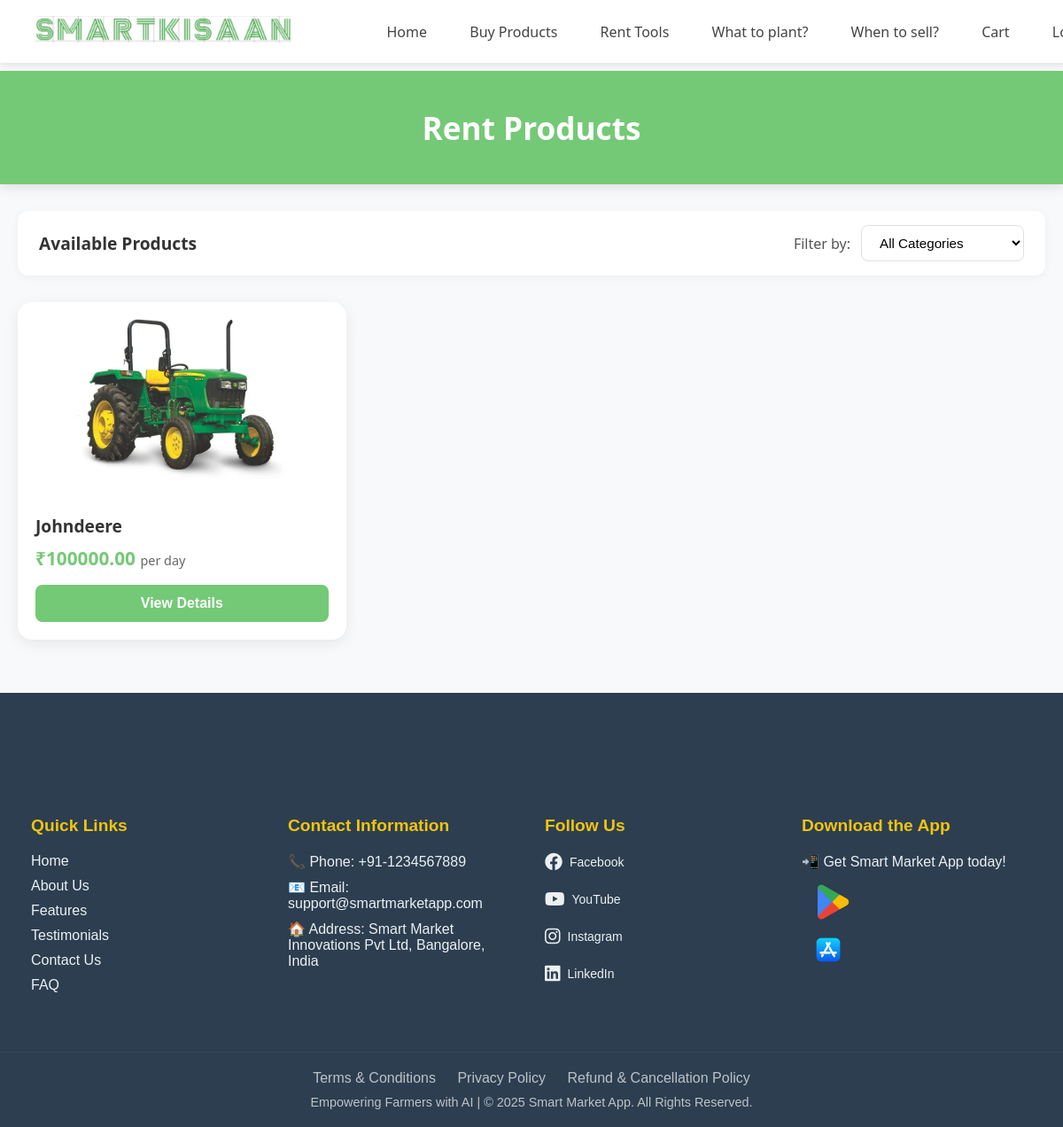
Before: /rent_in/ with the older database file.
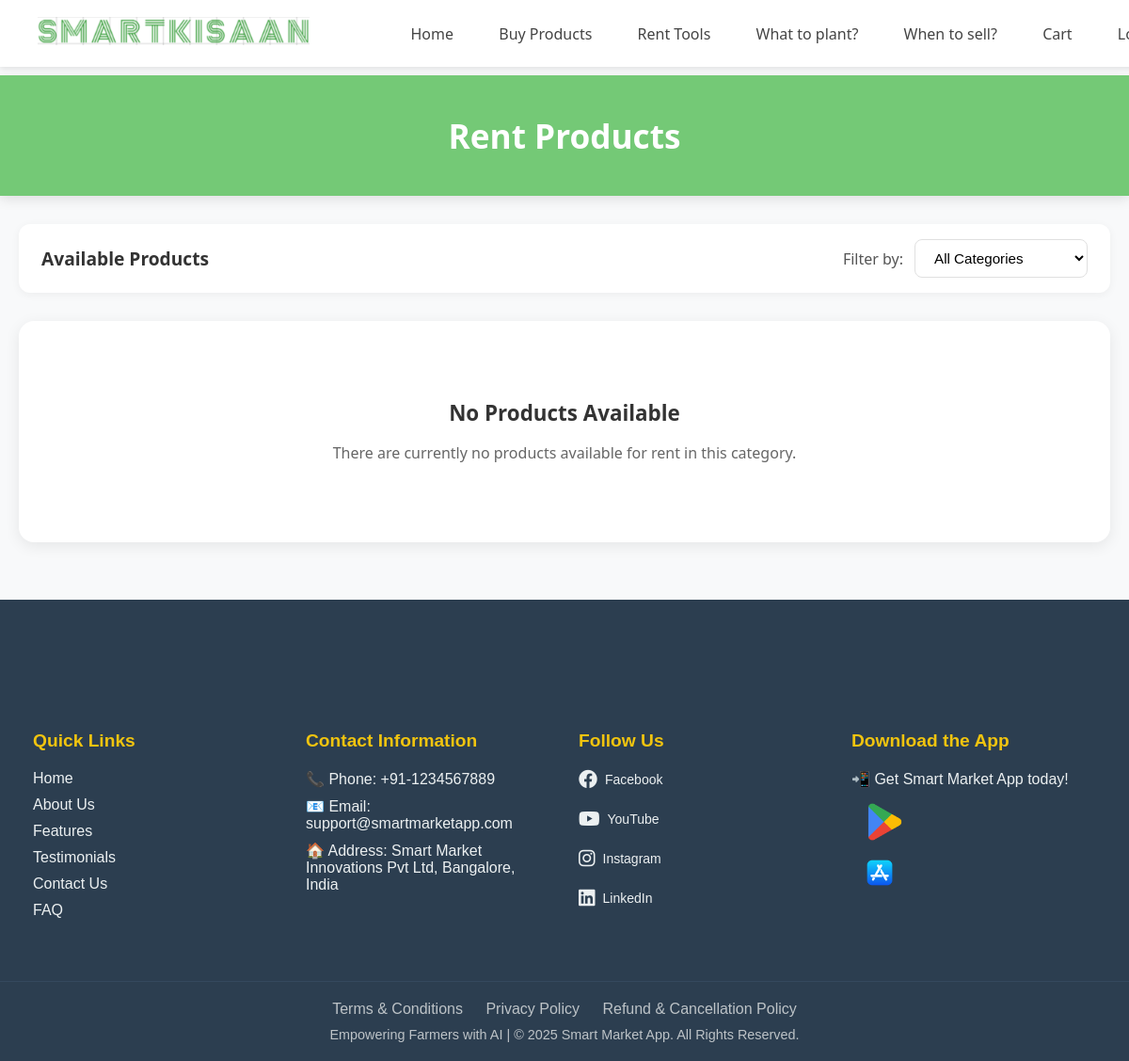
After: the same page with the newer database file.
### myapp/models.py (models this page shows, shortened)
class ProductForRent(models.Model):
    owner = models.ForeignKey(User, on_delete=models.CASCADE)
    image = models.ImageField(upload_to='product_images/', null=True, blank=True)
    name = models.CharField(max_length=100)
    description = models.TextField()
    category = models.CharField(max_length=50, choices=CATEGORY_CHOICES)
    stock = models.PositiveIntegerField()
    rent_price = models.DecimalField(max_digits=10, decimal_places=2)
    is_rented_out = models.BooleanField(default=False)

### myapp/views.py (the view)
# urls.py: path('rent_in/', views.rent_in, name='rent_in'),
def rent_in(request):
    category = request.GET.get('category')
    products = ProductForRent.objects.filter(is_rented_out=False)
    if category:
        products = products.filter(category=category)
    return render(request, 'rent_in.html', {
        'products': products,
        'category_choices': CATEGORY_CHOICES
    })

### myapp/templates/rent_in.html (shortened to what this page needs)
{% extends 'base.html' %}
{% block content %}
{% load static %}
{% load humanize %}
<div class="page-header">
  <h1>Rent Products</h1>
</div>
<div class="container">
  <div class="filter-section">
    <h2>Available Products</h2>
    <form class="filter-form" method="get">
      <label for="category">Filter by:</label>
      <select name="category" id="category" onchange="this.form.submit()">
        <option value="">All Categories</option>
      </select>
    </form>
  </div>
  <div class="product-grid">
    {% for product in products %}
      <div class="product-card" onclick="openModal('{{ product.id }}')">
        {% if product.image %}
          <img src="{{ product.image.url }}" alt="{{ product.name }}" class="product-image">
        {% else %}
          <img src="{% static 'default.jpg' %}" alt="No Image" class="product-image">
        {% endif %}
        <div class="product-info">
          <h3 class="product-name">{{ product.name }}</h3>
          <p class="product-price">₹{{ product.rent_price }} <span>per day</span></p>
          <button type="button" class="rent-btn">View Details</button>
        </div>
      </div>
    {% empty %}
      <div class="empty-message" style="grid-column: 1 / -1;">
        <h3>No Products Available</h3>
        <p>There are currently no products available for rent in this category.</p>
      </div>
    {% endfor %}
  </div>
</div>
{% endblock %}

Changed rows visible on the page:
no longer on this page (row edited): ProductForRent: image (picture), name "Johndeere", rent_price "100000.00"
Other visible differences:
text now shown: "No Products Available There are currently no products available for rent in this category."
